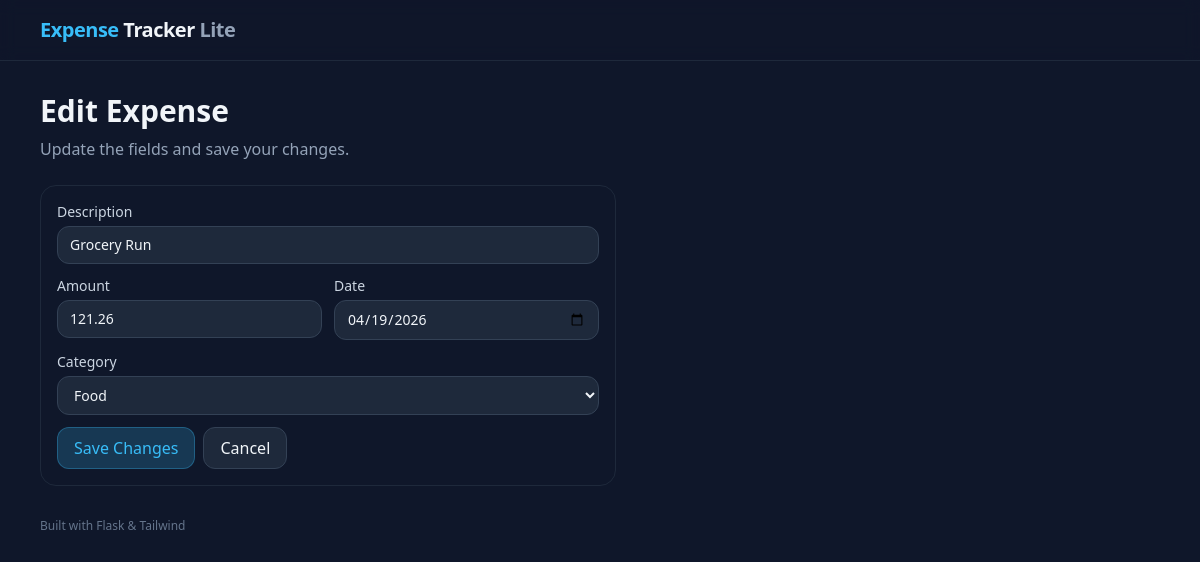
Screenshot of /edit/5 with the database file from the repository.
### app.py (models this page shows)
class Expense(db.Model):
    id = db.Column(db.Integer, primary_key=True)
    description = db.Column(db.String(120), nullable=False)
    amount = db.Column(db.Float, nullable=False)
    category = db.Column(db.String(50), nullable=False)
    date = db.Column(db.Date, nullable=False, default=date.today())

### app.py (the view)
@app.route('/edit/<int:expense_id>', methods=['GET'])
def edit(expense_id):
    e = Expense.query.get_or_404(expense_id)
    return render_template('edit.html', expense = e, categories = CATEGORIES, today = date.today().isoformat())

### templates/edit.html (shortened to what this page needs)
{% extends "base.html" %}
{% block content %}
  <h1 class="text-3xl font-semibold mb-2">Edit Expense</h1>
  <p class="text-slate-400 mb-6">Update the fields and save your changes.</p>
  <section class="max-w-xl rounded-2xl border border-slate-800 bg-slate-900 p-4">
    <form method="post" action="{{ url_for('edit_post', expense_id=expense.id) }}" class="space-y-3">
      <label class="block text-sm">
        <span class="mb-1 block text-slate-300">Description</span>
        <input name="description"
               value="{{ expense.description }}"
               class="w-full rounded-xl bg-slate-800 border border-slate-700 px-3 py-2 text-slate-100" />
      </label>
      <div class="grid grid-cols-2 gap-3">
        <label class="block text-sm">
          <span class="mb-1 block text-slate-300">Amount</span>
          <input type="number" step="0.01" min="0.01" name="amount"
                 value="{{ '%.2f'|format(expense.amount) }}"
                 class="w-full rounded-xl bg-slate-800 border border-slate-700 px-3 py-2 text-slate-100" />
        </label>
        <label class="block text-sm">
          <span class="mb-1 block text-slate-300">Date</span>
          <input type="date" name="date"
                 value="{{ expense.date.strftime('%Y-%m-%d') if expense.date else today }}"
                 class="w-full rounded-xl bg-slate-800 border border-slate-700 px-3 py-2 text-slate-100" />
        </label>
      </div>
      <label class="block text-sm">
        <span class="mb-1 block text-slate-300">Category</span>
        <select name="category"
                class="w-full rounded-xl bg-slate-800 border border-slate-700 px-3 py-2 text-slate-100">
          {% for c in categories %}
            <option value="{{ c }}" {% if expense.category == c %}selected{% endif %}>{{ c }}</option>
          {% endfor %}
        </select>
      </label>
      <div class="flex items-center gap-2">
        <button class="rounded-xl bg-brand/20 hover:bg-brand/30 text-brand px-4 py-2 border border-brand/30"
                type="submit">Save Changes</button>
        <a class="rounded-xl bg-slate-800 hover:bg-slate-700 px-4 py-2 border border-slate-700"
           href="{{ url_for('index') }}">Cancel</a>
      </div>
    </form>
  </section>
{% endblock %}

### rows the page displays
Expense: description "Grocery Run", amount "121.26", date "04/19/2026", category "Food"
